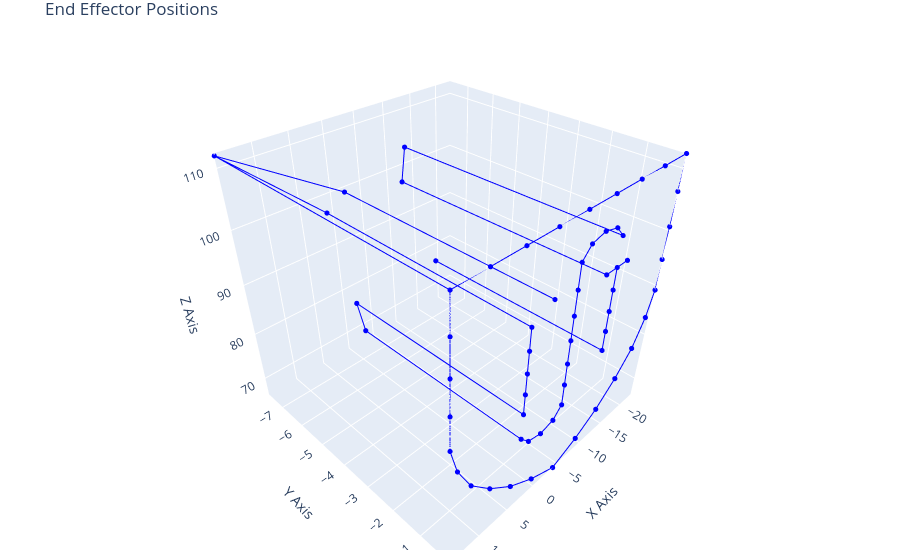

Notebook cell for this chart:
### Code cell
# Example usage
end_effector_positions = DK(traj)  # Assuming this is calculated from your DK function
plot_end_effector_positions(end_effector_positions)
